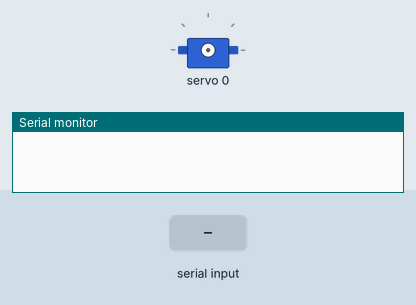
This sketch was run on a simulated Arduino Uno, built with avr-gcc and run on an emulated ATmega328P. Parts: servo, the last lines printed to the serial monitor. The test bench sets the inputs (shaded band).

Above: at 1.2 s.
1.3 s: "1\n" received over Serial
At 3.6 s:
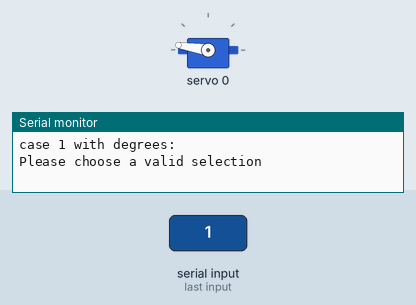
3.9 s: "2\n" received over Serial
At 5.7 s:
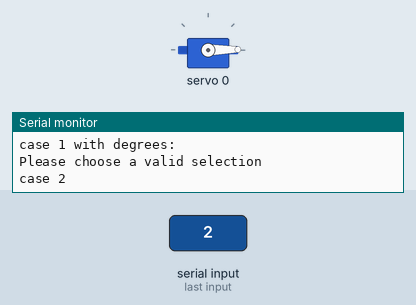
Timing chart, 0 to 7.2 s (numbered marks = the images above; inputs shaded):
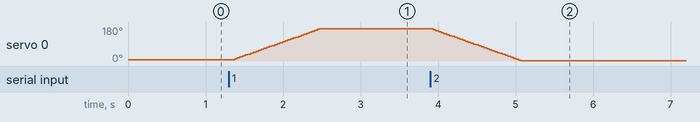

Measured:
- after the input at 1.3 s, servo 0: moves from 7° to 171° over 1.1 s, starting after 0.08 s
- after the input at 3.9 s, servo 0: moves from 171° to 1° over 1.1 s, starting at once

The sketch:

ManualLowProfileServoInProgress.ino
```cpp
#include <Wire.h>
#include <Adafruit_PWMServoDriver.h>
#include <Servo.h>


Adafruit_PWMServoDriver pwm = Adafruit_PWMServoDriver();
// you can also call it with a dervifferent address you want
//Adafruit_PWMServoDriver pwm = Adafruit_PWMServoDriver(0x41);
// you can also call it with a different address and I2C interface
//Adafruit_PWMServoDriver pwm = Adafrouit_PWMServoDriver(0x40, Wire);


// Depending on your servo make, the pulse width min and max may vary, you
// want these to be as small/large as possible without hitting the hard stop
// for max range. You'll have to tweak them as necessary to match the servos you
// have!
#define SERVOMIN  2048 // This is the 'minimum' pulse length count (out of 4096)
#define SERVOMAX  2049 // This is the 'maximum' pulse length count (out of 4096)
#define USMIN  553 // This is the rounded 'minimum' microsecond length based on the minimum pulse of 150
#define USMAX  2305 // This is the rounded 'maximum' microsecond length based on the maximum pulse of 600
#define SERVO_FREQ 50 // Analog servos run at ~50 Hz updates


// our servo # counter
uint8_t servonum = 0;


int incomingByte = 0; // for incoming serial data


const unsigned int MAX_MESSAGE_LENGTH = 12;


void setup() {
 // put your setup code here, to run once:
Serial.begin(9600);


pwm.begin();


pwm.setOscillatorFrequency(27000000);
 pwm.setPWMFreq(SERVO_FREQ);  // Analog servos run at ~50 Hz updates


 delay(10);
}


void loop() {
 // put your main code here, to run repeatedly:
while (Serial.available() == 0) {
 }


 int menuChoice = Serial.parseInt();


 switch (menuChoice) {
   case 1:
     // temp sensor code goes here
     for (uint16_t microsec = USMIN; microsec < USMAX; microsec++)
       {
       pwm.writeMicroseconds(0, microsec);
       }
     Serial.println("case 1 with degrees: ");
     break;


   case 2:
     // humidity sensor code goes here
     for (uint16_t microsec = USMAX; microsec > USMIN; microsec--)
       {
       pwm.writeMicroseconds(0, microsec);
       }
     Serial.println("case 2");
     break;


   default:
     Serial.println("Please choose a valid selection");
 }
}
```
